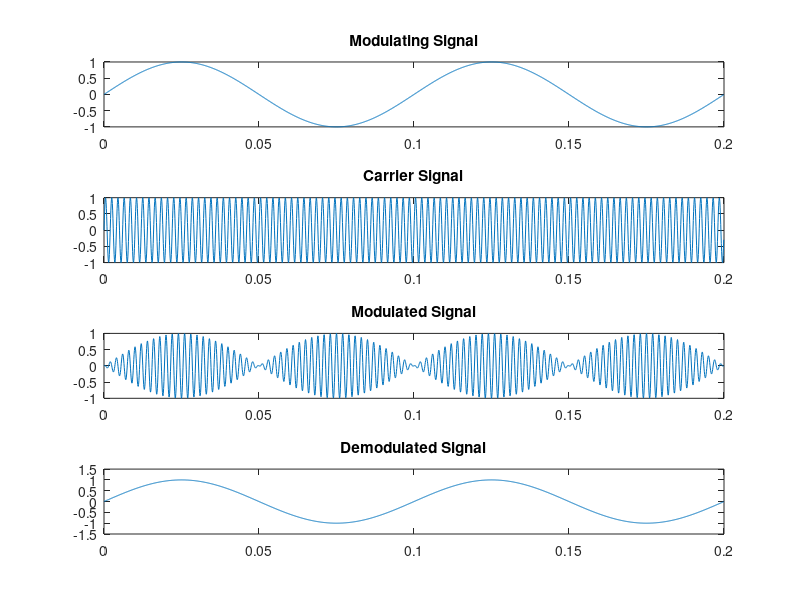

Source code (MATLAB):
% Amplitude Modulation and Demodulation

clear all;
close all;
clc;

% Modulation

% Carrier & Modulating Frequency
Fm = 10;
Fc = 500;

% Sampling Frequency
Fs = 2 * (Fc + 2 * Fm) * 10;

t = 0:1 / Fs:2 / Fm - 1 / Fs;

% Modulating Singal
Am = 1;
x = Am * sin(2 * pi * Fm * t);

% Carrier Signal
Ac = 1;
c = Ac * sin(2 * pi * Fc * t);

% Creating Amplitude Modulation
AM_Mod = ammod(x, Fc, Fs);

% Plot the Signals
subplot(4, 1, 1);
plot(t, x);
title('Modulating Signal');

subplot(4, 1, 2);
plot(t, c);
title('Carrier Signal');

subplot(4, 1, 3);
plot(t, AM_Mod);
title('Modulated Signal');

% Demodulation

% Creating Amplitude Demodulation
AM_DeMod = amdemod(AM_Mod, Fc, Fs);

% Plot the Signals
subplot(4, 1, 4);
plot(t, AM_DeMod);
title('Demodulated Signal');